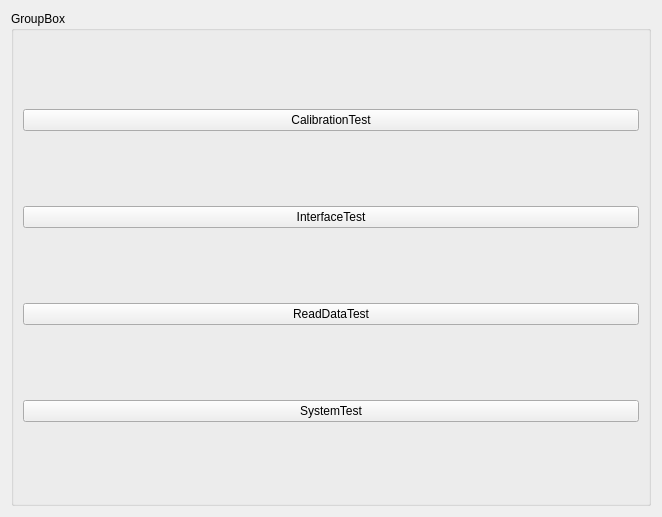
<?xml version="1.0" encoding="UTF-8"?>
<ui version="4.0">
 <class>MacroTestTab</class>
 <widget class="QWidget" name="MacroTestTab">
  <property name="geometry">
   <rect>
    <x>0</x>
    <y>0</y>
    <width>662</width>
    <height>517</height>
   </rect>
  </property>
  <property name="windowTitle">
   <string>Form</string>
  </property>
  <layout class="QVBoxLayout" name="verticalLayout">
   <item>
    <widget class="QGroupBox" name="gbMacroTest">
     <property name="title">
      <string>GroupBox</string>
     </property>
     <layout class="QVBoxLayout" name="verticalLayout_2">
      <item>
       <widget class="QPushButton" name="btnCalib">
        <property name="text">
         <string>CalibrationTest</string>
        </property>
       </widget>
      </item>
      <item>
       <widget class="QPushButton" name="btnInterface">
        <property name="text">
         <string>InterfaceTest</string>
        </property>
       </widget>
      </item>
      <item>
       <widget class="QPushButton" name="btnReadData">
        <property name="text">
         <string>ReadDataTest</string>
        </property>
       </widget>
      </item>
      <item>
       <widget class="QPushButton" name="btnSystemTest">
        <property name="text">
         <string>SystemTest</string>
        </property>
       </widget>
      </item>
     </layout>
    </widget>
   </item>
  </layout>
 </widget>
 <resources/>
 <connections/>
</ui>
